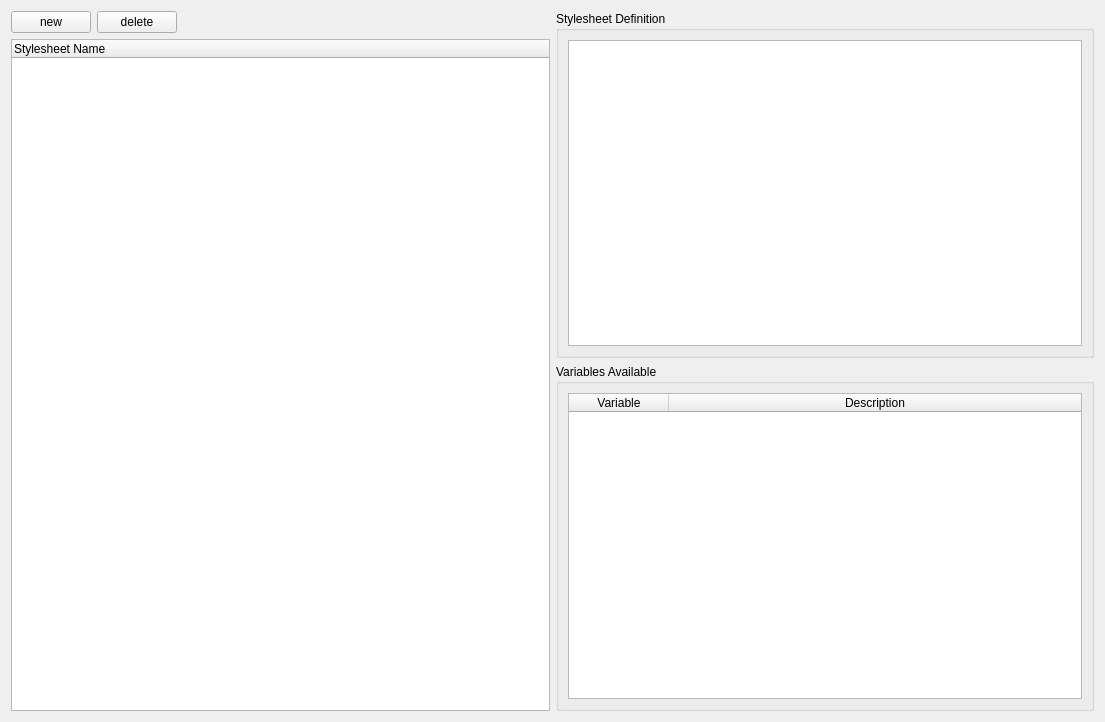
<?xml version="1.0" encoding="UTF-8"?>
<ui version="4.0">
 <class>SemanticStylesheetsEditor</class>
 <widget class="QWidget" name="SemanticStylesheetsEditor">
  <property name="geometry">
   <rect>
    <x>0</x>
    <y>0</y>
    <width>1105</width>
    <height>722</height>
   </rect>
  </property>
  <property name="windowTitle">
   <string>Form</string>
  </property>
  <layout class="QGridLayout" name="gridLayout">
   <item row="0" column="3">
    <widget class="QGroupBox" name="groupBox">
     <property name="title">
      <string>Stylesheet Definition</string>
     </property>
     <layout class="QGridLayout" name="gridLayout_2">
      <item row="0" column="0">
       <widget class="QTextEdit" name="definition"/>
      </item>
     </layout>
    </widget>
   </item>
   <item row="1" column="3">
    <widget class="QGroupBox" name="groupBox_2">
     <property name="title">
      <string>Variables Available</string>
     </property>
     <layout class="QGridLayout" name="gridLayout_3">
      <item row="0" column="0">
       <widget class="QTableWidget" name="variables">
        <property name="editTriggers">
         <set>QAbstractItemView::NoEditTriggers</set>
        </property>
        <property name="dragEnabled">
         <bool>true</bool>
        </property>
        <property name="selectionBehavior">
         <enum>QAbstractItemView::SelectRows</enum>
        </property>
        <property name="sortingEnabled">
         <bool>true</bool>
        </property>
        <property name="cornerButtonEnabled">
         <bool>false</bool>
        </property>
        <attribute name="horizontalHeaderStretchLastSection">
         <bool>true</bool>
        </attribute>
        <attribute name="verticalHeaderVisible">
         <bool>false</bool>
        </attribute>
        <attribute name="verticalHeaderVisible">
         <bool>false</bool>
        </attribute>
        <attribute name="horizontalHeaderStretchLastSection">
         <bool>true</bool>
        </attribute>
        <column>
         <property name="text">
          <string>Variable</string>
         </property>
        </column>
        <column>
         <property name="text">
          <string>Description</string>
         </property>
        </column>
       </widget>
      </item>
     </layout>
    </widget>
   </item>
   <item row="0" column="0" rowspan="2">
    <layout class="QVBoxLayout" name="verticalLayout">
     <item>
      <layout class="QHBoxLayout" name="horizontalLayout">
       <item>
        <widget class="QPushButton" name="newStylesheet">
         <property name="text">
          <string>new</string>
         </property>
        </widget>
       </item>
       <item>
        <widget class="QPushButton" name="deleteStylesheet">
         <property name="text">
          <string>delete</string>
         </property>
        </widget>
       </item>
       <item>
        <spacer name="horizontalSpacer">
         <property name="orientation">
          <enum>Qt::Horizontal</enum>
         </property>
         <property name="sizeHint" stdset="0">
          <size>
           <width>40</width>
           <height>20</height>
          </size>
         </property>
        </spacer>
       </item>
      </layout>
     </item>
     <item>
      <widget class="QTreeWidget" name="stylesheets">
       <column>
        <property name="text">
         <string>Stylesheet Name</string>
        </property>
       </column>
      </widget>
     </item>
    </layout>
   </item>
  </layout>
 </widget>
 <resources/>
 <connections/>
</ui>
